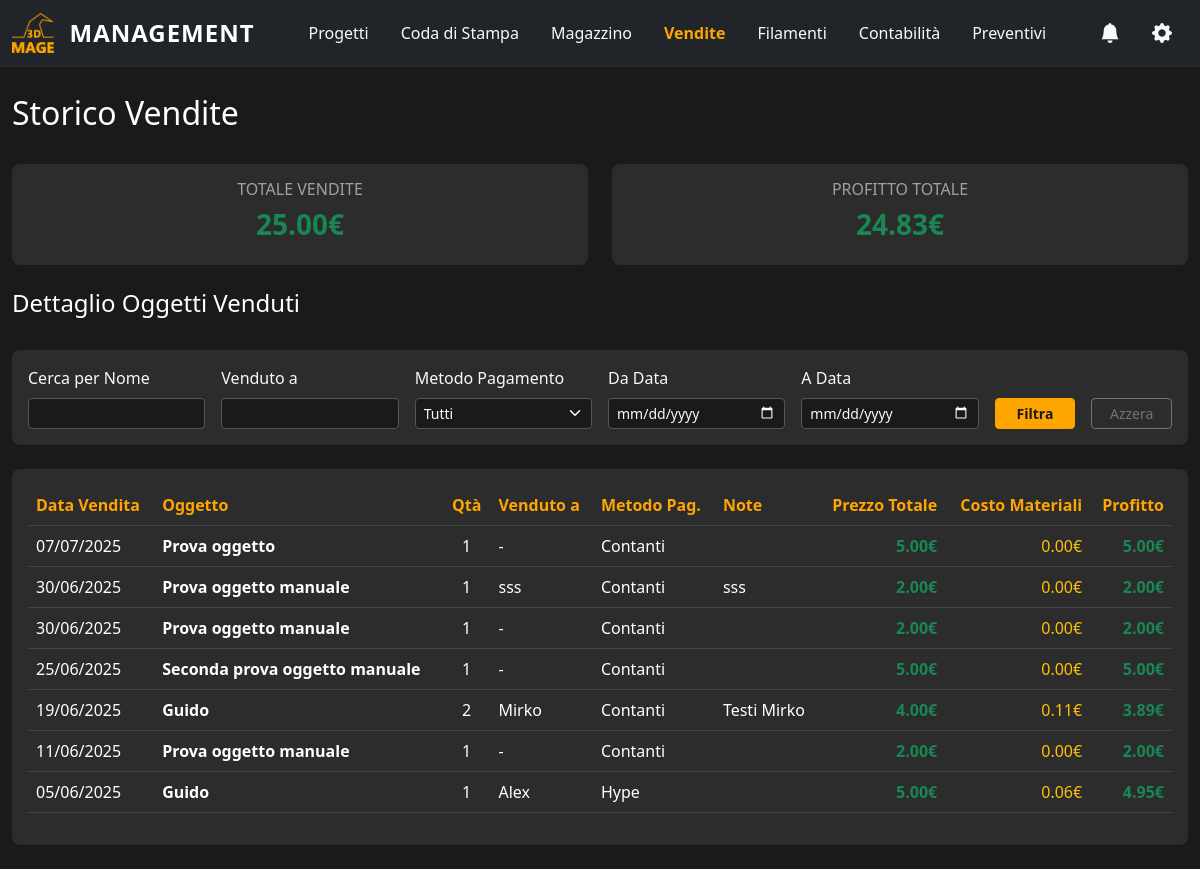
Before: /sales/ with the older database file.
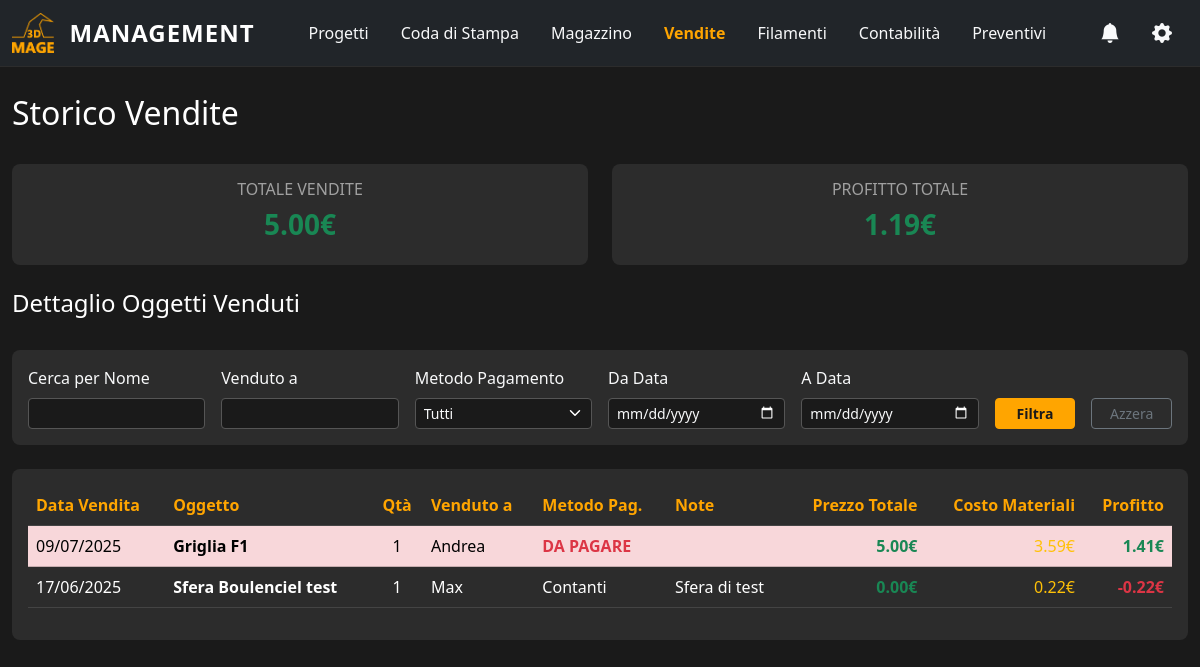
After: the same page with the newer database file.
### app_3dmage_management/models.py (models this page shows, shortened)
class StockItem(models.Model):
    class Status(models.TextChoices):
        POST_PROD = 'POST_PROD', 'Post-Produzione'
        IN_STOCK = 'IN_STOCK', 'A Magazzino'
        CONSIGNMENT = 'CONSIGNMENT', 'Conto Vendita'
        SOLD = 'SOLD', 'Venduto'
    project = models.ForeignKey(Project, on_delete=models.SET_NULL, null=True, blank=True, verbose_name="Progetto Originale")
    custom_id = models.CharField(max_length=10, null=True, blank=True, verbose_name="ID Personalizzato")
    name = models.CharField(max_length=200, verbose_name="Nome Oggetto")
    quantity = models.PositiveIntegerField(default=1, verbose_name="Quantità")
    status = models.CharField(max_length=20, choices=Status.choices, default=Status.POST_PROD, verbose_name="Stato")
    created_at = models.DateTimeField(auto_now_add=True, verbose_name="Aggiunto il")
    material_cost = models.DecimalField(max_digits=10, decimal_places=2, default=0.00, verbose_name="Costo Materiali")
    suggested_price = models.DecimalField(max_digits=10, decimal_places=2, default=0.00, verbose_name="Prezzo di Vendita Previsto")
    sold_at = models.DateField(null=True, blank=True, verbose_name="Data Vendita")
    sale_price = models.DecimalField(max_digits=10, decimal_places=2, null=True, blank=True, verbose_name="Prezzo di Vendita")
    payment_method = models.ForeignKey(PaymentMethod, on_delete=models.SET_NULL, null=True, blank=True, verbose_name="Metodo di Pagamento")
    sold_to = models.CharField(max_length=100, blank=True, verbose_name="Venduto a (o rimborsato da)")
    notes = models.TextField(blank=True, verbose_name="Note sulla vendita")
    class Meta:
        verbose_name = "Oggetto a Magazzino"
        verbose_name_plural = "Oggetti a Magazzino"
        ordering = ['-created_at']

class PaymentMethod(models.Model):
    name = models.CharField(max_length=100, unique=True, verbose_name="Nome Metodo")
    balance = models.DecimalField(max_digits=10, decimal_places=2, default=0.00, verbose_name="Saldo Attuale")
    def __str__(self):
        return self.name
    class Meta:
        verbose_name = "Metodo di Pagamento"
        verbose_name_plural = "Metodi di Pagamento"

### app_3dmage_management/views.py (the view, shortened to what this page needs)
# urls.py: path('sales/', views.sales_dashboard, name='sales_dashboard'),
def sales_dashboard(request):
    search_query = request.GET.get('q', '')
    sold_to_filter = request.GET.get('sold_to', '')
    payment_method_filter = request.GET.get('payment_method', '')
    notes_filter = request.GET.get('notes', '')
    start_date = request.GET.get('start_date', '')
    end_date = request.GET.get('end_date', '')
    sort_by = request.GET.get('sort', 'sold_at')
    order = request.GET.get('order', 'desc')
    order_prefix = '-' if order == 'desc' else ''
    sold_items_query = StockItem.objects.filter(status='SOLD').annotate(
        total_sale_price=F('sale_price') * F('quantity'),
        profit= (F('sale_price') * F('quantity')) - F('material_cost')
    ).select_related('project', 'payment_method')
    filter_summary_parts = []
    if search_query:
        sold_items_query = sold_items_query.filter(name__icontains=search_query)
        filter_summary_parts.append(f'Nome: "{search_query}"')
    if sold_to_filter:
        sold_items_query = sold_items_query.filter(sold_to__icontains=sold_to_filter)
        filter_summary_parts.append(f'Venduto a: "{sold_to_filter}"')
    if notes_filter:
        sold_items_query = sold_items_query.filter(notes__icontains=notes_filter)
        filter_summary_parts.append(f'Note: "{notes_filter}"')
    if start_date:
        sold_items_query = sold_items_query.filter(sold_at__gte=start_date)
        filter_summary_parts.append(f'Da: {start_date}')
    if end_date:
        sold_items_query = sold_items_query.filter(sold_at__lte=end_date)
        filter_summary_parts.append(f'A: {end_date}')
    filter_summary = ", ".join(filter_summary_parts)
    filters_applied = bool(filter_summary_parts)
    valid_sort_fields = ['sold_at', 'name', 'total_sale_price', 'material_cost', 'profit', 'sold_to']
    if sort_by not in valid_sort_fields:
        sort_by = 'sold_at'
    sold_items = sold_items_query.order_by(f'{order_prefix}{sort_by}')
    total_sales = sold_items_query.aggregate(total=Coalesce(Sum('total_sale_price'), Decimal('0.00')))['total']
    total_profit = sold_items_query.aggregate(total=Coalesce(Sum('profit'), Decimal('0.00')))['total']
    context = {
        'sold_items': sold_items,
        'page_title': 'Vendite',
        'all_payment_methods': PaymentMethod.objects.all(),
        'sale_edit_form': SaleEditForm(),
        'search_query': search_query,
        'start_date': start_date,
        'end_date': end_date,
        'sold_to_filter': sold_to_filter,
        'payment_method_filter': payment_method_filter,
        'notes_filter': notes_filter,
        'sort_by': sort_by,
        'order': order,
        'total_sales': total_sales,
        'total_profit': total_profit,
        'filters_applied': filters_applied,
        'filter_summary': filter_summary,
    }
    return render(request, 'app_3dmage_management/sales.html', context)

### app_3dmage_management/forms.py
class SaleEditForm(forms.ModelForm):
    payment_method = forms.ModelChoiceField(
        queryset=PaymentMethod.objects.all(),
        widget=forms.Select(attrs={'class': 'form-select'}),
        required=False,
        label="Metodo Pagamento",
        empty_label="--- DA PAGARE ---"
    )
    class Meta:
        model = StockItem
        fields = ['sold_at', 'sale_price', 'payment_method', 'sold_to', 'notes']
        widgets = {
            'sold_at': forms.DateInput(attrs={'type': 'date', 'class': 'form-control'}),
            'sale_price': forms.NumberInput(attrs={'class': 'form-control', 'step': '0.01'}),
            'sold_to': forms.TextInput(attrs={'class': 'form-control'}),
            'notes': forms.Textarea(attrs={'class': 'form-control', 'rows': 2}),
        }
        labels = { 'sold_at': 'Data Vendita', 'sale_price': 'Prezzo di Vendita (per unità)', 'payment_method': 'Metodo Pagamento', 'sold_to': 'Venduto a', 'notes': 'Note' }

### app_3dmage_management/templates/app_3dmage_management/sales.html (shortened to what the changed rows need)
{% extends "app_3dmage_management/base.html" %}
{% load static %}
{% block content %}
<div class="d-flex justify-content-between align-items-center mb-4">
    <h2 class="text-white">Storico Vendite</h2>
</div>
<div class="row mb-4">
    <div class="col-md-6 mb-3 mb-md-0">
        <div class="card bg-dark-card h-100">
            <div class="card-body text-center">
                <h6 class="text-muted">TOTALE VENDITE {% if filter_summary %}<span class="filter-summary">({{ filter_summary }})</span>{% endif %}</h6>
                <h3 class="text-success fw-bold">{{ total_sales|floatformat:2 }}€</h3>
            </div>
        </div>
    </div>
    <div class="col-md-6">
        <div class="card bg-dark-card h-100">
            <div class="card-body text-center">
                <h6 class="text-muted">PROFITTO TOTALE {% if filter_summary %}<span class="filter-summary">({{ filter_summary }})</span>{% endif %}</h6>
                <h3 class="fw-bold {% if total_profit > 0 %}text-success{% elif total_profit < 0 %}text-danger{% endif %}">{{ total_profit|floatformat:2 }}€</h3>
            </div>
        </div>
    </div>
</div>
<div class="card bg-dark-card mt-3">
    <div class="card-body">
        <div class="table-responsive">
            <table class="table table-dark table-hover align-middle">
                <thead>
                    <tr>
                        <th><a href="?sort=sold_at&order={% if sort_by == 'sold_at' and order == 'asc' %}desc{% else %}asc{% endif %}&{{ request.GET.urlencode|cut:'sort'|cut:'order' }}">Data Vendita</a></th>
                        <th><a href="?sort=name&order={% if sort_by == 'name' and order == 'asc' %}desc{% else %}asc{% endif %}&{{ request.GET.urlencode|cut:'sort'|cut:'order' }}">Oggetto</a></th>
                        <th class="text-center">Qtà</th>
                        <th><a href="?sort=sold_to&order={% if sort_by == 'sold_to' and order == 'asc' %}desc{% else %}asc{% endif %}&{{ request.GET.urlencode|cut:'sort'|cut:'order' }}">Venduto a</a></th>
                        <th>Metodo Pag.</th>
                        <th>Note</th>
                        <th class="text-end"><a href="?sort=total_sale_price&order={% if sort_by == 'total_sale_price' and order == 'asc' %}desc{% else %}asc{% endif %}&{{ request.GET.urlencode|cut:'sort'|cut:'order' }}">Prezzo Totale</a></th>
                        <th class="text-end"><a href="?sort=material_cost&order={% if sort_by == 'material_cost' and order == 'asc' %}desc{% else %}asc{% endif %}&{{ request.GET.urlencode|cut:'sort'|cut:'order' }}">Costo Materiali</a></th>
                        <th class="text-end"><a href="?sort=profit&order={% if sort_by == 'profit' and order == 'asc' %}desc{% else %}asc{% endif %}&{{ request.GET.urlencode|cut:'sort'|cut:'order' }}">Profitto</a></th>
                    </tr>
                </thead>
                <tbody>
                    {% for item in sold_items %}
                    <tr style="cursor: pointer;" class="{% if not item.payment_method %}table-danger{% endif %}" data-bs-toggle="modal" data-bs-target="#editSaleModal" data-item-id="{{ item.id }}">
                        <td>{{ item.sold_at|date:"d/m/Y" }}</td>
                        <td class="fw-bold">{{ item.name }}</td>
                        <td class="text-center">{{ item.quantity }}</td>
                        <td>{{ item.sold_to|default:"-" }}</td>
                        <td>
                            {% if item.payment_method %}
                                {{ item.payment_method.name }}
                            {% else %}
                                <strong class="text-danger">DA PAGARE</strong>
                            {% endif %}
                        </td>
                        <td>{{ item.notes|truncatechars:20 }}</td>
                        <td class="text-end text-success fw-bold">{{ item.total_sale_price|floatformat:2 }}€</td>
                        <td class="text-end text-warning">{{ item.material_cost|floatformat:2 }}€</td>
                        <td class="text-end fw-bold {% if item.profit > 0 %}text-success{% elif item.profit < 0 %}text-danger{% endif %}">{{ item.profit|floatformat:2 }}€</td>
                    </tr>
                    {% empty %}
                    <tr>
                        <td colspan="9" class="text-center py-5">
                            <p class="lead">Nessun articolo venduto trovato per i filtri selezionati.</p>
                        </td>
                    </tr>
                    {% endfor %}
                </tbody>
            </table>
        </div>
    </div>
</div>
{% endblock %}

Changed rows visible on the page:
removed StockItem: sold_at "07/07/2025", name "Prova oggetto", quantity "1", sold_to "-", payment_method.name "Contanti", total_sale_price "5.00", material_cost "0.00", profit "5.00"
removed StockItem: sold_at "30/06/2025", name "Prova oggetto manuale", quantity "1", sold_to "sss", payment_method.name "Contanti", notes "sss", total_sale_price "2.00", material_cost "0.00", profit "2.00"
removed StockItem: sold_at "30/06/2025", name "Prova oggetto manuale", quantity "1", sold_to "-", payment_method.name "Contanti", total_sale_price "2.00", material_cost "0.00", profit "2.00"
removed StockItem: sold_at "25/06/2025", name "Seconda prova oggetto manuale", quantity "1", sold_to "-", payment_method.name "Contanti", total_sale_price "5.00", material_cost "0.00", profit "5.00"
removed StockItem: sold_at "19/06/2025", name "Guido", quantity "2", sold_to "Mirko", payment_method.name "Contanti", notes "Testi Mirko", total_sale_price "4.00", material_cost "0.11", profit "3.89"
removed StockItem: sold_at "11/06/2025", name "Prova oggetto manuale", quantity "1", sold_to "-", payment_method.name "Contanti", total_sale_price "2.00", material_cost "0.00", profit "2.00"
removed StockItem: sold_at "05/06/2025", name "Guido", quantity "1", sold_to "Alex", payment_method.name "Hype", total_sale_price "5.00", material_cost "0.06", profit "4.95"
added StockItem: sold_at "09/07/2025", name "Griglia F1", quantity "1", sold_to "Andrea", shows "DA PAGARE", total_sale_price "5.00", material_cost "3.59", profit "1.41"
added StockItem: sold_at "17/06/2025", name "Sfera Boulenciel test", quantity "1", sold_to "Max", payment_method.name "Contanti", notes "Sfera di test", total_sale_price "0.00", material_cost "0.22", profit "-0.22"
Other visible differences:
{{ total_sales|floatformat:2 }}: "25.00" → "5.00"
{{ total_profit|floatformat:2 }}: "24.83" → "1.19"
